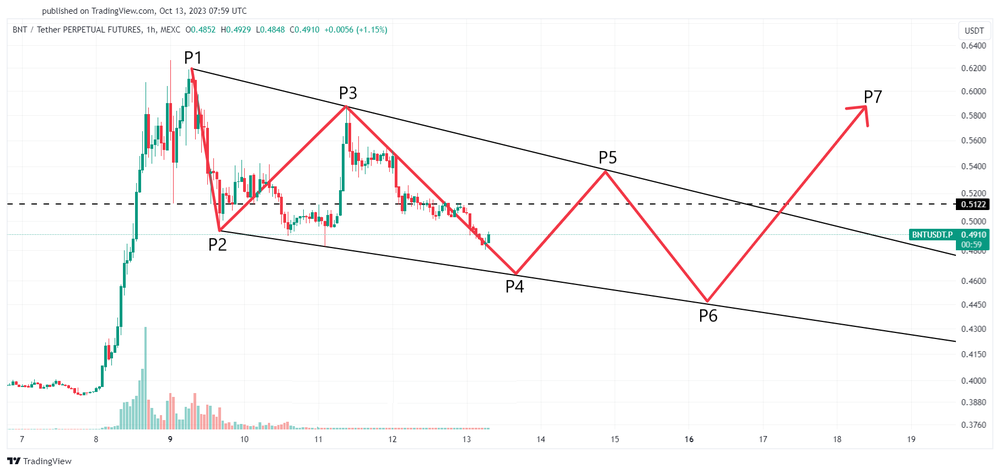
#> input picture images/AssignmentImage-1.png, 1000 x 473 px, shrunk from 1814 x 858 before the run; its folder holds only this picture in this run
$ python main.py
#> lines starting #> are read from the running program, lines starting #| are printed output that depends on the picture; after the words box and inside, x2 and y2 are one past the last pixel; in counts of white or black regions, pixels touching at a corner belong together
import cv2
import os
import numpy as np

def extract_marked_levels(image_path):
#> called with image_path = 'images/AssignmentImage-1.png'
    image = cv2.imread(image_path)
#> image is the input picture: shape (473, 1000, 3); mean B, G, R 248.4, 248.4, 249.1

    if image is None:
        raise Exception(f"Image not found or cannot be loaded: {image_path}")

    gray = cv2.cvtColor(image, cv2.COLOR_BGR2GRAY)
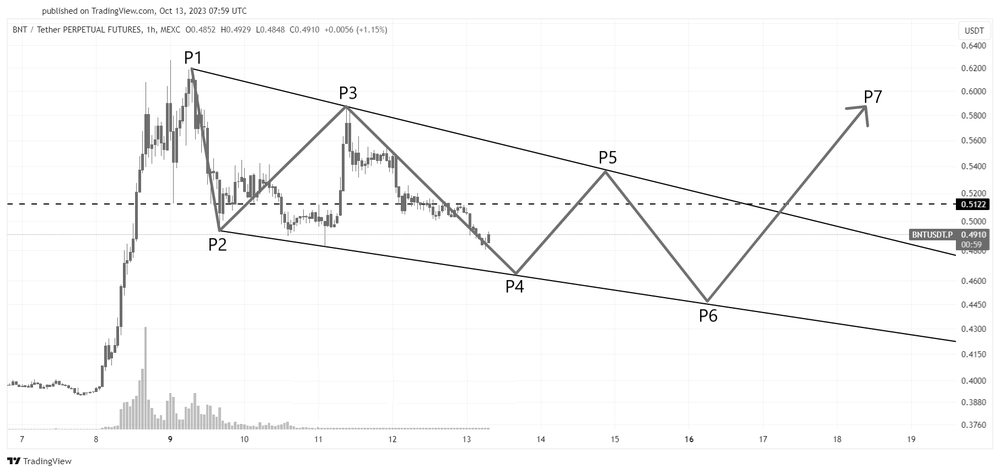
#> gray: shape (473, 1000); min 0, max 255, mean 248.6
    edges = cv2.Canny(gray, 50, 150, apertureSize=3)
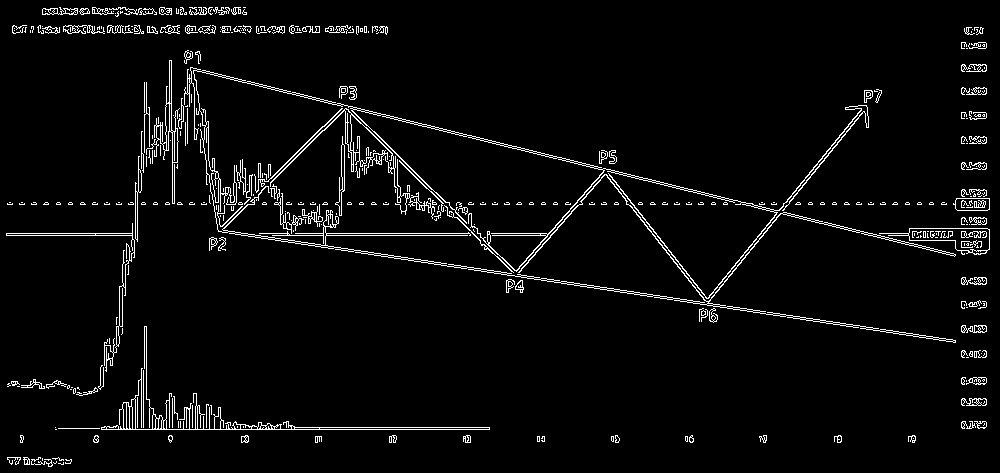
#> edges: shape (473, 1000); 4% white in thin lines or dots
    contours, _ = cv2.findContours(edges, cv2.RETR_EXTERNAL, cv2.CHAIN_APPROX_SIMPLE)
#> contours = 381 contours, 313 with area under 20; largest, box (x1, y1, x2, y2) and area: (184, 67, 956, 343) 3636, (879, 228, 990, 255) 1358, (101, 326, 490, 430) 1349, (270, 108, 435, 219) 598, (146, 60, 180, 204) 546

    marked_levels = []

    for contour in contours:
        area = cv2.contourArea(contour)
        if area > 1000:
            x, y, w, h = cv2.boundingRect(contour)
            center_x = x + w // 2
            center_y = y + h // 2
            marked_levels.append((center_x, center_y))
#> this loop made 381 passes
#> (area, x, y, w, h, center_x, center_y) on passes 63, 84, 282: (1349, 101, 326, 389, 104, 295, 378), (1358.5, 879, 228, 111, 27, 934, 241), (3635.5, 184, 67, 772, 276, 570, 205)
#> area on passes 6, 7, 14, 15, 17, 18: 21.5, 34.5, 24, 27.5, 21, 21.5
#> after the loop, marked_levels = [(295, 378), (934, 241), (570, 205)]

    return marked_levels

if __name__ == "__main__":
    # Get the current working directory where the script is located
    script_directory = os.path.dirname(os.path.abspath(__file__))

    image_files = ["AssignmentImage-1.png", "AssignmentImage-2.png"]

    for image_file in image_files:
        image_path = os.path.join(script_directory, "images", image_file)

        try:
            marked_levels = extract_marked_levels(image_path)
#> marked_levels = [(295, 378), (934, 241), (570, 205)]
            print(f"Extracted marked levels from '{image_file}':", marked_levels)
#| Extracted marked levels from 'AssignmentImage-1.png': [(295, 378), (934, 241), (570, 205)]
        except Exception as e:
            print(f"Error processing '{image_file}': {e}")
